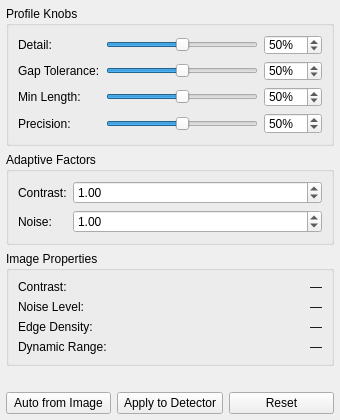
<?xml version="1.0" encoding="UTF-8"?>
<ui version="4.0">
 <class>DetectorProfilePanel</class>
 <widget class="QMainWindow" name="DetectorProfilePanel">
  <property name="windowModality">
   <enum>Qt::NonModal</enum>
  </property>
  <property name="geometry">
   <rect>
    <x>0</x>
    <y>0</y>
    <width>340</width>
    <height>420</height>
   </rect>
  </property>
  <property name="minimumSize">
   <size>
    <width>320</width>
    <height>380</height>
   </size>
  </property>
  <property name="windowTitle">
   <string>Detector Profile</string>
  </property>
  <widget class="QWidget" name="centralwidget">
   <layout class="QVBoxLayout" name="verticalLayout">
    <property name="spacing">
     <number>6</number>
    </property>
    <property name="leftMargin">
     <number>6</number>
    </property>
    <property name="topMargin">
     <number>6</number>
    </property>
    <property name="rightMargin">
     <number>6</number>
    </property>
    <property name="bottomMargin">
     <number>6</number>
    </property>
    <item>
     <widget class="QGroupBox" name="group_knobs">
      <property name="title">
       <string>Profile Knobs</string>
      </property>
      <layout class="QFormLayout" name="formLayout_knobs">
       <item row="0" column="0">
        <widget class="QLabel" name="label_detail">
         <property name="text">
          <string>Detail:</string>
         </property>
        </widget>
       </item>
       <item row="0" column="1">
        <layout class="QHBoxLayout" name="layout_detail">
         <item>
          <widget class="QSlider" name="slider_detail">
           <property name="minimum">
            <number>0</number>
           </property>
           <property name="maximum">
            <number>100</number>
           </property>
           <property name="value">
            <number>50</number>
           </property>
           <property name="orientation">
            <enum>Qt::Horizontal</enum>
           </property>
          </widget>
         </item>
         <item>
          <widget class="QSpinBox" name="spin_detail">
           <property name="minimum">
            <number>0</number>
           </property>
           <property name="maximum">
            <number>100</number>
           </property>
           <property name="value">
            <number>50</number>
           </property>
           <property name="suffix">
            <string>%</string>
           </property>
          </widget>
         </item>
        </layout>
       </item>
       <item row="1" column="0">
        <widget class="QLabel" name="label_gap">
         <property name="text">
          <string>Gap Tolerance:</string>
         </property>
        </widget>
       </item>
       <item row="1" column="1">
        <layout class="QHBoxLayout" name="layout_gap">
         <item>
          <widget class="QSlider" name="slider_gap_tolerance">
           <property name="minimum">
            <number>0</number>
           </property>
           <property name="maximum">
            <number>100</number>
           </property>
           <property name="value">
            <number>50</number>
           </property>
           <property name="orientation">
            <enum>Qt::Horizontal</enum>
           </property>
          </widget>
         </item>
         <item>
          <widget class="QSpinBox" name="spin_gap_tolerance">
           <property name="minimum">
            <number>0</number>
           </property>
           <property name="maximum">
            <number>100</number>
           </property>
           <property name="value">
            <number>50</number>
           </property>
           <property name="suffix">
            <string>%</string>
           </property>
          </widget>
         </item>
        </layout>
       </item>
       <item row="2" column="0">
        <widget class="QLabel" name="label_min_length">
         <property name="text">
          <string>Min Length:</string>
         </property>
        </widget>
       </item>
       <item row="2" column="1">
        <layout class="QHBoxLayout" name="layout_min_length">
         <item>
          <widget class="QSlider" name="slider_min_length">
           <property name="minimum">
            <number>0</number>
           </property>
           <property name="maximum">
            <number>100</number>
           </property>
           <property name="value">
            <number>50</number>
           </property>
           <property name="orientation">
            <enum>Qt::Horizontal</enum>
           </property>
          </widget>
         </item>
         <item>
          <widget class="QSpinBox" name="spin_min_length">
           <property name="minimum">
            <number>0</number>
           </property>
           <property name="maximum">
            <number>100</number>
           </property>
           <property name="value">
            <number>50</number>
           </property>
           <property name="suffix">
            <string>%</string>
           </property>
          </widget>
         </item>
        </layout>
       </item>
       <item row="3" column="0">
        <widget class="QLabel" name="label_precision">
         <property name="text">
          <string>Precision:</string>
         </property>
        </widget>
       </item>
       <item row="3" column="1">
        <layout class="QHBoxLayout" name="layout_precision">
         <item>
          <widget class="QSlider" name="slider_precision">
           <property name="minimum">
            <number>0</number>
           </property>
           <property name="maximum">
            <number>100</number>
           </property>
           <property name="value">
            <number>50</number>
           </property>
           <property name="orientation">
            <enum>Qt::Horizontal</enum>
           </property>
          </widget>
         </item>
         <item>
          <widget class="QSpinBox" name="spin_precision">
           <property name="minimum">
            <number>0</number>
           </property>
           <property name="maximum">
            <number>100</number>
           </property>
           <property name="value">
            <number>50</number>
           </property>
           <property name="suffix">
            <string>%</string>
           </property>
          </widget>
         </item>
        </layout>
       </item>
      </layout>
     </widget>
    </item>
    <item>
     <widget class="QGroupBox" name="group_factors">
      <property name="title">
       <string>Adaptive Factors</string>
      </property>
      <layout class="QFormLayout" name="formLayout_factors">
       <item row="0" column="0">
        <widget class="QLabel" name="label_contrast_factor">
         <property name="text">
          <string>Contrast:</string>
         </property>
        </widget>
       </item>
       <item row="0" column="1">
        <widget class="QDoubleSpinBox" name="spin_contrast_factor">
         <property name="minimum">
          <double>0.500000000000000</double>
         </property>
         <property name="maximum">
          <double>2.000000000000000</double>
         </property>
         <property name="singleStep">
          <double>0.050000000000000</double>
         </property>
         <property name="value">
          <double>1.000000000000000</double>
         </property>
         <property name="decimals">
          <number>2</number>
         </property>
        </widget>
       </item>
       <item row="1" column="0">
        <widget class="QLabel" name="label_noise_factor">
         <property name="text">
          <string>Noise:</string>
         </property>
        </widget>
       </item>
       <item row="1" column="1">
        <widget class="QDoubleSpinBox" name="spin_noise_factor">
         <property name="minimum">
          <double>0.500000000000000</double>
         </property>
         <property name="maximum">
          <double>2.000000000000000</double>
         </property>
         <property name="singleStep">
          <double>0.050000000000000</double>
         </property>
         <property name="value">
          <double>1.000000000000000</double>
         </property>
         <property name="decimals">
          <number>2</number>
         </property>
        </widget>
       </item>
      </layout>
     </widget>
    </item>
    <item>
     <widget class="QGroupBox" name="group_image">
      <property name="title">
       <string>Image Properties</string>
      </property>
      <layout class="QFormLayout" name="formLayout_image">
       <item row="0" column="0">
        <widget class="QLabel" name="label_img_contrast">
         <property name="text">
          <string>Contrast:</string>
         </property>
        </widget>
       </item>
       <item row="0" column="1">
        <widget class="QLabel" name="lbl_img_contrast">
         <property name="text">
          <string>—</string>
         </property>
         <property name="alignment">
          <set>Qt::AlignRight|Qt::AlignVCenter</set>
         </property>
        </widget>
       </item>
       <item row="1" column="0">
        <widget class="QLabel" name="label_img_noise">
         <property name="text">
          <string>Noise Level:</string>
         </property>
        </widget>
       </item>
       <item row="1" column="1">
        <widget class="QLabel" name="lbl_img_noise">
         <property name="text">
          <string>—</string>
         </property>
         <property name="alignment">
          <set>Qt::AlignRight|Qt::AlignVCenter</set>
         </property>
        </widget>
       </item>
       <item row="2" column="0">
        <widget class="QLabel" name="label_img_edge_density">
         <property name="text">
          <string>Edge Density:</string>
         </property>
        </widget>
       </item>
       <item row="2" column="1">
        <widget class="QLabel" name="lbl_img_edge_density">
         <property name="text">
          <string>—</string>
         </property>
         <property name="alignment">
          <set>Qt::AlignRight|Qt::AlignVCenter</set>
         </property>
        </widget>
       </item>
       <item row="3" column="0">
        <widget class="QLabel" name="label_img_dynamic_range">
         <property name="text">
          <string>Dynamic Range:</string>
         </property>
        </widget>
       </item>
       <item row="3" column="1">
        <widget class="QLabel" name="lbl_img_dynamic_range">
         <property name="text">
          <string>—</string>
         </property>
         <property name="alignment">
          <set>Qt::AlignRight|Qt::AlignVCenter</set>
         </property>
        </widget>
       </item>
      </layout>
     </widget>
    </item>
    <item>
     <widget class="QLabel" name="lbl_status">
      <property name="text">
       <string></string>
      </property>
      <property name="alignment">
       <set>Qt::AlignCenter</set>
      </property>
     </widget>
    </item>
    <item>
     <layout class="QHBoxLayout" name="layout_buttons">
      <item>
       <widget class="QPushButton" name="pb_auto">
        <property name="text">
         <string>Auto from Image</string>
        </property>
       </widget>
      </item>
      <item>
       <widget class="QPushButton" name="pb_apply">
        <property name="text">
         <string>Apply to Detector</string>
        </property>
       </widget>
      </item>
      <item>
       <widget class="QPushButton" name="pb_reset">
        <property name="text">
         <string>Reset</string>
        </property>
       </widget>
      </item>
     </layout>
    </item>
   </layout>
  </widget>
 </widget>
 <resources/>
 <connections>
  <connection>
   <sender>pb_auto</sender>
   <signal>clicked()</signal>
   <receiver>DetectorProfilePanel</receiver>
   <slot>autoFromImage()</slot>
   <hints>
    <hint type="sourcelabel">
     <x>80</x>
     <y>390</y>
    </hint>
    <hint type="destinationlabel">
     <x>170</x>
     <y>210</y>
    </hint>
   </hints>
  </connection>
  <connection>
   <sender>pb_apply</sender>
   <signal>clicked()</signal>
   <receiver>DetectorProfilePanel</receiver>
   <slot>applyToDetector()</slot>
   <hints>
    <hint type="sourcelabel">
     <x>170</x>
     <y>390</y>
    </hint>
    <hint type="destinationlabel">
     <x>170</x>
     <y>210</y>
    </hint>
   </hints>
  </connection>
  <connection>
   <sender>pb_reset</sender>
   <signal>clicked()</signal>
   <receiver>DetectorProfilePanel</receiver>
   <slot>resetDefaults()</slot>
   <hints>
    <hint type="sourcelabel">
     <x>260</x>
     <y>390</y>
    </hint>
    <hint type="destinationlabel">
     <x>170</x>
     <y>210</y>
    </hint>
   </hints>
  </connection>
  <connection>
   <sender>slider_detail</sender>
   <signal>valueChanged(int)</signal>
   <receiver>spin_detail</receiver>
   <slot>setValue(int)</slot>
   <hints>
    <hint type="sourcelabel">
     <x>150</x>
     <y>50</y>
    </hint>
    <hint type="destinationlabel">
     <x>280</x>
     <y>50</y>
    </hint>
   </hints>
  </connection>
  <connection>
   <sender>spin_detail</sender>
   <signal>valueChanged(int)</signal>
   <receiver>slider_detail</receiver>
   <slot>setValue(int)</slot>
   <hints>
    <hint type="sourcelabel">
     <x>280</x>
     <y>50</y>
    </hint>
    <hint type="destinationlabel">
     <x>150</x>
     <y>50</y>
    </hint>
   </hints>
  </connection>
  <connection>
   <sender>slider_gap_tolerance</sender>
   <signal>valueChanged(int)</signal>
   <receiver>spin_gap_tolerance</receiver>
   <slot>setValue(int)</slot>
   <hints>
    <hint type="sourcelabel">
     <x>150</x>
     <y>80</y>
    </hint>
    <hint type="destinationlabel">
     <x>280</x>
     <y>80</y>
    </hint>
   </hints>
  </connection>
  <connection>
   <sender>spin_gap_tolerance</sender>
   <signal>valueChanged(int)</signal>
   <receiver>slider_gap_tolerance</receiver>
   <slot>setValue(int)</slot>
   <hints>
    <hint type="sourcelabel">
     <x>280</x>
     <y>80</y>
    </hint>
    <hint type="destinationlabel">
     <x>150</x>
     <y>80</y>
    </hint>
   </hints>
  </connection>
  <connection>
   <sender>slider_min_length</sender>
   <signal>valueChanged(int)</signal>
   <receiver>spin_min_length</receiver>
   <slot>setValue(int)</slot>
   <hints>
    <hint type="sourcelabel">
     <x>150</x>
     <y>110</y>
    </hint>
    <hint type="destinationlabel">
     <x>280</x>
     <y>110</y>
    </hint>
   </hints>
  </connection>
  <connection>
   <sender>spin_min_length</sender>
   <signal>valueChanged(int)</signal>
   <receiver>slider_min_length</receiver>
   <slot>setValue(int)</slot>
   <hints>
    <hint type="sourcelabel">
     <x>280</x>
     <y>110</y>
    </hint>
    <hint type="destinationlabel">
     <x>150</x>
     <y>110</y>
    </hint>
   </hints>
  </connection>
  <connection>
   <sender>slider_precision</sender>
   <signal>valueChanged(int)</signal>
   <receiver>spin_precision</receiver>
   <slot>setValue(int)</slot>
   <hints>
    <hint type="sourcelabel">
     <x>150</x>
     <y>140</y>
    </hint>
    <hint type="destinationlabel">
     <x>280</x>
     <y>140</y>
    </hint>
   </hints>
  </connection>
  <connection>
   <sender>spin_precision</sender>
   <signal>valueChanged(int)</signal>
   <receiver>slider_precision</receiver>
   <slot>setValue(int)</slot>
   <hints>
    <hint type="sourcelabel">
     <x>280</x>
     <y>140</y>
    </hint>
    <hint type="destinationlabel">
     <x>150</x>
     <y>140</y>
    </hint>
   </hints>
  </connection>
 </connections>
 <slots>
  <slot>autoFromImage()</slot>
  <slot>applyToDetector()</slot>
  <slot>resetDefaults()</slot>
 </slots>
</ui>
